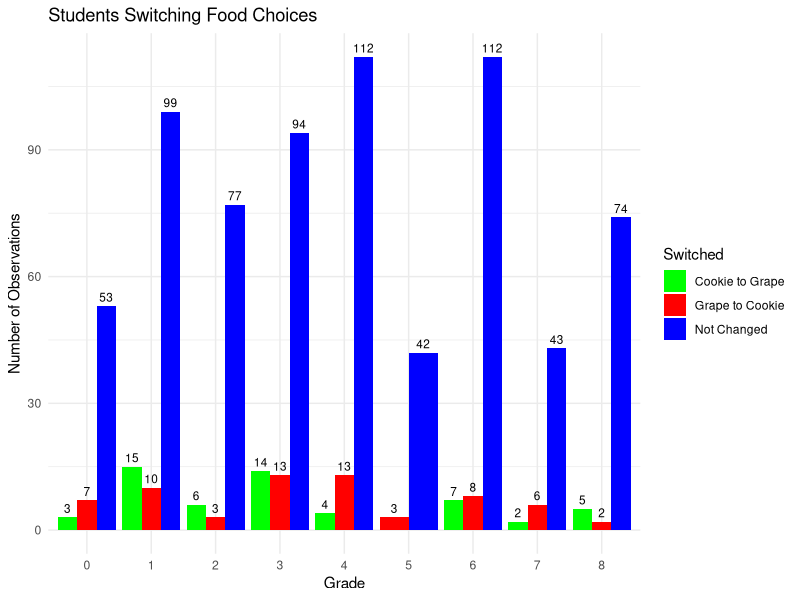
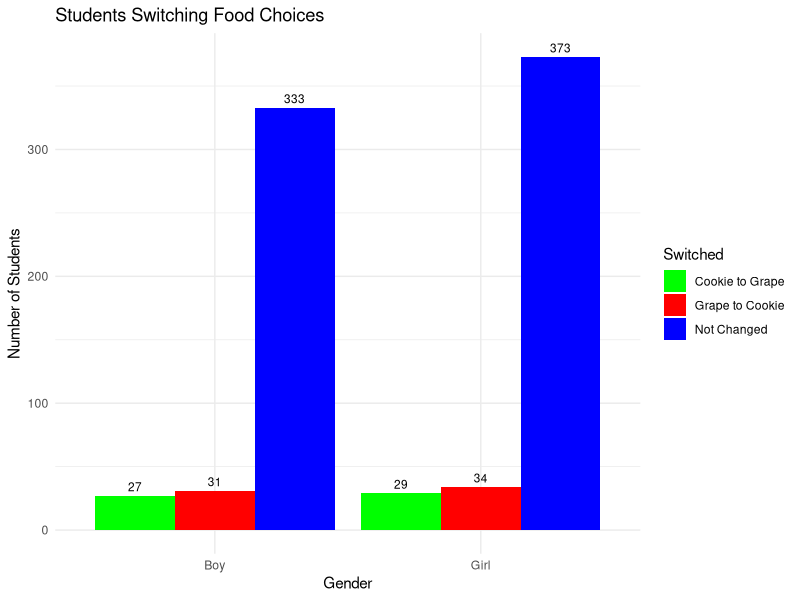

Write R code to recreate these figures, in order.
## ---- chunk 1
#| include: false
#| warning: false
#| message: false

library(tidyverse)
library(palmerpenguins)
library(knitr)
library(kableExtra)
library(ggplot2)
## ---- chunk 2
#### Load Data ####
public_data <-
  read_csv(
    file = "../data/analysis_data/food_data.csv",
    show_col_types = FALSE,
    # skip = 1
  )

public_data <- public_data|>
  filter(private == 0)

food_choices <-
public_data |>
  as_tibble() |>
  mutate(state = rownames(public_data)) |>
  select(public, grape, grape2, male, grade)
 
# Remove all column contains '999'
food_choices <- food_choices |>
    filter_all(all_vars(. != 999))

# Add a new column named Switched
food_choices$Switched = ifelse(food_choices$grape == 0 & food_choices$grape2 == 1, "Cookie to Grape",
                               ifelse(food_choices$grape == 1 & food_choices$grape2 == 0, "Grape to Cookie", "Not Changed"))

sample1 <- food_choices|>
  filter(grade == 6 & Switched=='Grape to Cookie')
sample1

## ---- chunk 3

# Create a bar plot
ggplot(food_choices, aes(x = as.factor(grade), fill = Switched)) +
  geom_bar(position = "dodge") +
  geom_text(
    aes(label = after_stat(count)),
    stat = "count",
    position = position_dodge(width = 0.9),
    vjust = -0.5, # Adjust the vertical position of the labels
    color = "black",
    size = 3
  ) +
  labs(title = "Students Switching Food Choices",
       x = "Grade",
       y = "Number of Observations") +
  scale_fill_manual(values = c("Cookie to Grape" = "green","Grape to Cookie" = "red", "Not Changed" = "blue")) +
  scale_x_discrete(breaks = as.character(0:8)) +
  theme_minimal()
## ---- chunk 4

food_choices$Gender = ifelse(food_choices$male == 1 , "Boy", "Girl")

# Create a bar plot
ggplot(food_choices, aes(x = Gender, fill = Switched)) +
  geom_bar(position = "dodge") +
  geom_text(
    aes(label = stat(count)),
    stat = "count",
    position = position_dodge(width = 0.9),
    vjust = -0.5, # Adjust the vertical position of the labels
    color = "black",
    size = 3
  ) +
  labs(title = "Students Switching Food Choices",
       x = "Gender",
       y = "Number of Students") +
  scale_fill_manual(values = c("Grape to Cookie" = "red", "Cookie to Grape" = "green", "Not Changed" = "blue")) +
  theme_minimal()
